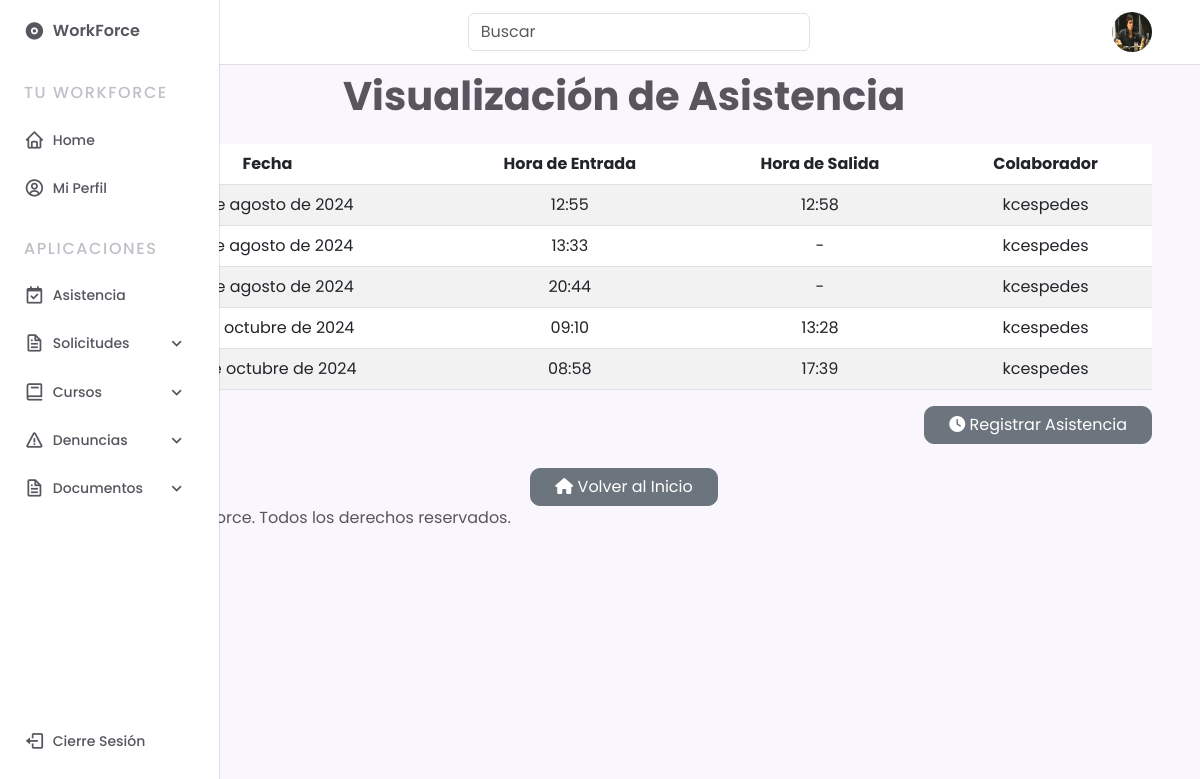
The app's page /gestiones/visualizacion_asistencia/ (signed in) with its own data.
### gestiones/models.py (models this page shows, shortened)
class CustomUser(AbstractUser):
    empresa = models.ForeignKey(Empresa, on_delete=models.CASCADE, null=True, blank=True)
    area = models.ForeignKey(Area, on_delete=models.SET_NULL, null=True, blank=True)
    cargo = models.CharField(max_length=255, blank=True, null=True)
    fecha_contratacion = models.DateField(blank=True, null=True)
    foto_perfil = models.ImageField(upload_to='fotos_perfil/', null=True, blank=True)
    telefono = models.CharField(max_length=15, null=True, blank=True)
    fecha_nacimiento = models.DateField(null=True, blank=True)
    direccion = models.CharField(max_length=255, blank=True, null=True)
    salud = models.CharField(max_length=30, choices=[
        ('fonasa', 'Fonasa'),
        ('banmedica', 'Banmédica'),
        ('colmena', 'Colmena Golden Cross'),
        ('consalud', 'Consalud'),
        ('cruzblanca', 'CruzBlanca'),
        ('esencial', 'Esencial'),
        ('masvida', 'Nueva Masvida'),
        ('vidatres', 'Vida Tres'),
    ], blank=True, null=True)
    afp = models.CharField(max_length=30, choices=[
        ('capital', 'AFP Capital'),
        ('cuprum', 'AFP Cuprum'),
        ('habitat', 'AFP Habitat'),
        ('modelo', 'AFP Modelo'),
        ('planvital', 'AFP Planvital'),
        ('provida', 'AFP Provida'),
        ('uno', 'AFP Uno'),
    ], blank=True, null=True)
    horario_asignado = models.CharField(max_length=20, choices=[
        ('8:00-17:30', '8:00 a 17:30'),
        ('9:00-18:30', '9:00 a 18:30'),
        ('21:00-8:00', '21:00 a 8:00'),
        ('otro', 'Otro'),
    ], null=True, blank=True)
    rut = models.CharField(max_length=12, unique=True, null=True, blank=True)

class Asistencia(models.Model):
    colaborador = models.ForeignKey(CustomUser, on_delete=models.CASCADE)
    fecha = models.DateField(auto_now_add=True)
    hora_entrada = models.TimeField(null=True, blank=True)
    hora_salida = models.TimeField(null=True, blank=True)

### gestiones/views.py (the view)
# urls.py: path('visualizacion_asistencia/', views.visualizacion_asistencia, name='visualizacion_asistencia'),
@login_required
def visualizacion_asistencia(request):
    if request.user.area and request.user.area.nombre == 'Recursos Humanos' and request.user.groups.filter(name='supervisores').exists():
        asistencias = Asistencia.objects.filter(colaborador__empresa=request.user.empresa)
    else:
        asistencias = Asistencia.objects.filter(colaborador=request.user)
    return render(request, 'gestiones/asistencia/visualizacion_asistencia.html', {'asistencias': asistencias})

### core/templatetags/custom_tags.py (called while the page is built)
@register.filter
def is_supervisor(user):
    return user.groups.filter(name='supervisores').exists()

### gestiones/templates/gestiones/asistencia/visualizacion_asistencia.html
{% extends "base.html" %}
{% load static %}
{% block content %}
<h1 class="text-center mb-4" style="font-weight: bold;">Visualización de Asistencia</h1>
<table class="table table-striped">
    <thead>
        <tr>
            <th scope="col" class="text-center">Fecha</th>
            <th scope="col" class="text-center">Hora de Entrada</th>
            <th scope="col" class="text-center">Hora de Salida</th>
            <th scope="col" class="text-center">Colaborador</th>
        </tr>
    </thead>
    <tbody>
        {% for asistencia in asistencias %}
        <tr>
            <td class="text-center">{{ asistencia.fecha }}</td>
            <td class="text-center">{{ asistencia.hora_entrada|default_if_none:"-" }}</td>
            <td class="text-center">{{ asistencia.hora_salida|default_if_none:"-" }}</td>
            <td class="text-center">{{ asistencia.colaborador.username }}</td>
        </tr>
        {% endfor %}
    </tbody>
</table>
<div class="d-flex justify-content-end">
    <a href="{% url 'registro_asistencia' %}" class="btn btn-secondary px-4" style="border-radius: 10px;"><i class="fas fa-clock"></i> Registrar Asistencia</a>
</div>
<div class="d-flex justify-content-center mt-4">
    <a href="{% url 'home' %}" class="btn btn-secondary px-4" style="border-radius: 10px;"><i class="fas fa-home"></i> Volver al Inicio</a>
</div>
{% endblock %}

### core/templates/base.html (shortened to what this page needs)
{% load static %}
{% load custom_tags %}
<!DOCTYPE html>
<html lang="en">
    <head>
        <link href="https://cdn.jsdelivr.net/npm/bootstrap@5.3.0/dist/css/bootstrap.min.css" rel="stylesheet">
        <link rel="stylesheet" href="https://cdn.jsdelivr.net/npm/boxicons@latest/css/boxicons.min.css">
        <link rel="stylesheet" type="text/css" href="{% static 'css/styles.css' %}">
        <link rel="stylesheet" href="https://cdnjs.cloudflare.com/ajax/libs/font-awesome/5.15.4/css/all.min.css">
    </head>
    <body>
        <header class="header">
            <div class="header__container">
                {% if user.foto_perfil %}
                        <img src="{{ user.foto_perfil.url }}" alt="mdo" width="42" height="42" class="header__img">
                    {% else %}
                        <img src="{% static 'img/default_profile.png' %}" alt="mdo" width="42" height="42" class="header__img">
                    {% endif %}
                <a href="{% url 'home' %}" class="header__logo">WorkForce</a>
                <form class="col-12 col-lg-auto mb-3 mb-lg-0 me-lg-3" role="search" action="{% url 'buscar' %}">
                    <input type="search" class="form-control" placeholder="Buscar" aria-label="Search" name="q">
                </form>
            </div>
        </header>
        <div class="nav" id="navbar">
            <nav class="nav__container">
                <div>
                    <a href="{% url 'home' %}" class="nav__link nav__logo">
                        <i class='bx bxs-disc nav__icon' ></i>
                        <span class="nav__logo-name">WorkForce</span>
                    </a>
                    <div class="nav__list">
                        <div class="nav__items">
                            <h3 class="nav__subtitle">Tu WorkForce</h3>
                            <div class="nav__dropdown">
                                <a href="{% url 'home' %}" class="nav__link">
                                    <i class='bx bx-home nav__icon'></i>
                                    <span class="nav__name">Home</span>
                                </a>
                            </div>
                            <div class="nav__dropdown">
                                <a href="{% url 'profile' %}" class="nav__link">
                                    <i class='bx bx-user-circle nav__icon'></i>
                                    <span class="nav__name">Mi Perfil</span>
                                </a>
                            </div>
                        </div>
                        <div class="nav__items">
                            <h3 class="nav__subtitle">Aplicaciones</h3>
                            {% if user|is_supervisor %}
                            <div class="nav__dropdown">
                                <a href="{% url 'registro_asistencia' %}" class="nav__link">
                                    <i class='bx bx-calendar-check nav__icon'></i>
                                    <span class="nav__name">Asistencia</span>
                                </a>
                            </div>
                            <div class="nav__dropdown">
                                <a href="#" class="nav__link">
                                    <i class='bx bx-file nav__icon'></i>
                                    <span class="nav__name">Solicitudes</span>
                                    <i class='bx bx-chevron-down nav__icon nav__dropdown-icon'></i>
                                </a>
                            </div>
                            <div class="nav__dropdown">
                                <a href="#" class="nav__link">
                                    <i class='bx bx-book nav__icon'></i>
                                    <span class="nav__name">Cursos</span>
                                    <i class='bx bx-chevron-down nav__icon nav__dropdown-icon'></i>
                                </a>
                            </div>
                            <div class="nav__dropdown">
                                <a href="#" class="nav__link">
                                    <i class='bx bx-error nav__icon'></i>
                                    <span class="nav__name">Denuncias</span>
                                    <i class='bx bx-chevron-down nav__icon nav__dropdown-icon'></i>
                                </a>
                            </div>
                            <div class="nav__dropdown">
                                <a href="#" class="nav__link">
                                    <i class='bx bx-file nav__icon'></i>
                                    <span class="nav__name">Documentos</span>
                                    <i class='bx bx-chevron-down nav__icon nav__dropdown-icon'></i>
                                </a>
                            </div>
                            {% endif %}
                        </div>
                    </div>
                </div>
                <a href="#" class="nav__link nav__logout" id="logout-link">
                    <i class='bx bx-log-out nav__icon'></i>
                    <span class="nav__name">Cierre Sesión</span>
                </a>
            </nav>
        </div>
        {% block content %}
        {% endblock %}
        <footer>
            <div class="container">
                <p>&copy; 2024 WorkForce. Todos los derechos reservados.</p>
            </div>
        </footer>
    </body>
</html>

### static/css/styles.css (style rules this page uses)
:root { --header-height: 3.5rem; --nav-width: 219px; --first-color: #42d6e0; --first-color-light: #F4F0FA; --title-color: #000000; --text-color: #58555E; --text-color-light: #c2bec7; --body-color: #F9F6FD; --container-color: #FFFFFF; --body-font: 'Poppins', sans-serif; --normal-font-size: .938rem; --small-font-size: .75rem; --smaller-font-size: .75rem; --font-medium: 500; --font-semi-bold: 600; --z-fixed: 100; }
@media screen and (min-width: 1024px) { :root { --normal-font-size: 1rem; --small-font-size: .875rem; --smaller-font-size: .813rem; } }
body { margin: var(--header-height) 0 0 0; padding: 1rem 1rem 0; font-family: var(--body-font); font-size: var(--normal-font-size); background-color: var(--body-color); color: var(--text-color); }
h3 { margin: 0; }
a { text-decoration: none; }
img { max-width: 100%; height: auto; }
.header { position: fixed; top: 0; left: 0; width: 100%; background-color: var(--container-color); box-shadow: 0 1px 0 rgba(22, 8, 43, 0.1); padding: 0 1rem; z-index: var(--z-fixed); }
.header__container { display: flex; align-items: center; height: var(--header-height); justify-content: space-between; }
.header__img { width: 35px; height: 35px; border-radius: 50%; }
.header__logo { color: var(--title-color); font-weight: var(--font-medium); display: none; }
.nav { position: fixed; top: 0; left: -100%; height: 100vh; padding: 1rem 1rem 0; background-color: var(--container-color); box-shadow: 1px 0 0 rgba(22, 8, 43, 0.1); z-index: var(--z-fixed); transition: .4s; }
.nav__container { height: 100%; display: flex; flex-direction: column; justify-content: space-between; padding-bottom: 3rem; overflow: auto; scrollbar-width: none; }
.nav__logo { font-weight: var(--font-semi-bold); margin-bottom: 2.5rem; }
.nav__list, .nav__items { display: grid; }
.nav__list { row-gap: 2.5rem; }
.nav__items { row-gap: 1.5rem; }
.nav__subtitle { font-size: var(--normal-font-size); text-transform: uppercase; letter-spacing: .1rem; color: var(--text-color-light); }
.nav__link { display: flex; align-items: center; color: var(--text-color); }
.nav__icon { font-size: 1.2rem; margin-right: .5rem; }
.nav__name { font-size: var(--small-font-size); font-weight: var(--font-medium); white-space: nowrap; }
.nav__logout { margin-top: 5rem; }
.nav__dropdown { overflow: hidden; max-height: 21px; transition: .4s ease-in-out; }
.nav__dropdown-icon { margin-left: auto; transition: .4s; }
@media screen and (min-width: 768px) { body { padding: 1rem 3rem 0 6rem; } }
@media screen and (min-width: 768px) { .header { padding: 0 3rem 0 6rem; } }
@media screen and (min-width: 768px) { .header__container { height: calc(var(--header-height) + .5rem); } }
@media screen and (min-width: 768px) { .header__logo { display: block; } }
@media screen and (min-width: 768px) { .header__img { width: 40px; height: 40px; order: 1; } }
@media screen and (min-width: 768px) { .nav { left: 0; padding: 1.2rem 1.5rem 0; width: 68px; } }
@media screen and (min-width: 768px) { .nav__items { row-gap: 1.7rem; } }
@media screen and (min-width: 768px) { .nav__icon { font-size: 1.3rem; } }
@media screen and (min-width: 768px) { .nav__logo-name, .nav__name, .nav__subtitle, .nav__dropdown-icon { opacity: 0; transition: .3s; } }

### records on screen
CustomUser: foto_perfil (picture)
Asistencia: fecha "20 de agosto de 2024", hora_entrada "12:55", hora_salida "12:58", colaborador.username "kcespedes"
Asistencia: fecha "22 de agosto de 2024", hora_entrada "13:33", hora_salida "-", colaborador.username "kcespedes"
Asistencia: fecha "26 de agosto de 2024", hora_entrada "20:44", hora_salida "-", colaborador.username "kcespedes"
Asistencia: fecha "21 de octubre de 2024", hora_entrada "09:10", hora_salida "13:28", colaborador.username "kcespedes"
Asistencia: fecha "22 de octubre de 2024", hora_entrada "08:58", hora_salida "17:39", colaborador.username "kcespedes"
